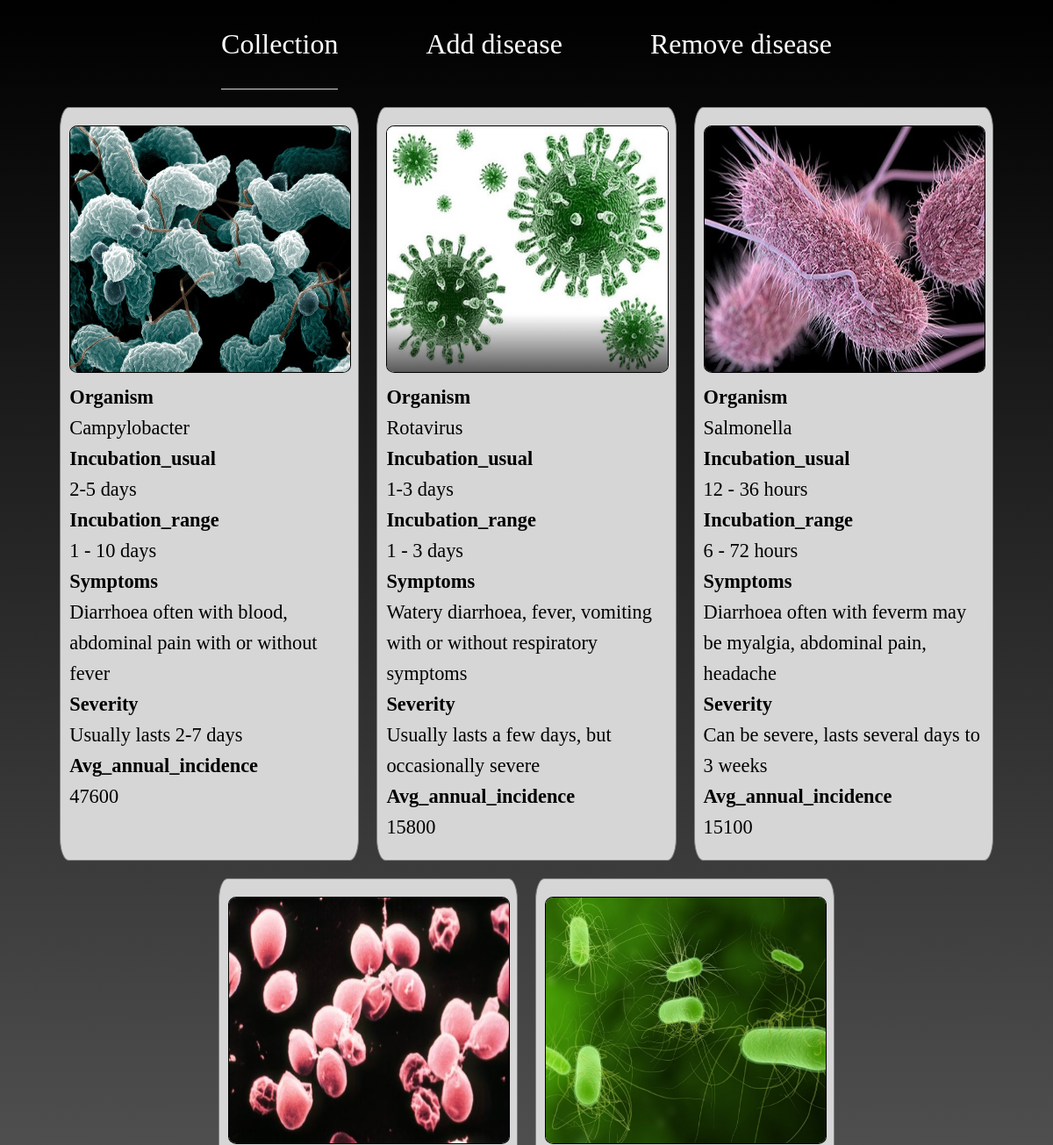
Before: / (upper part) with the older database file.
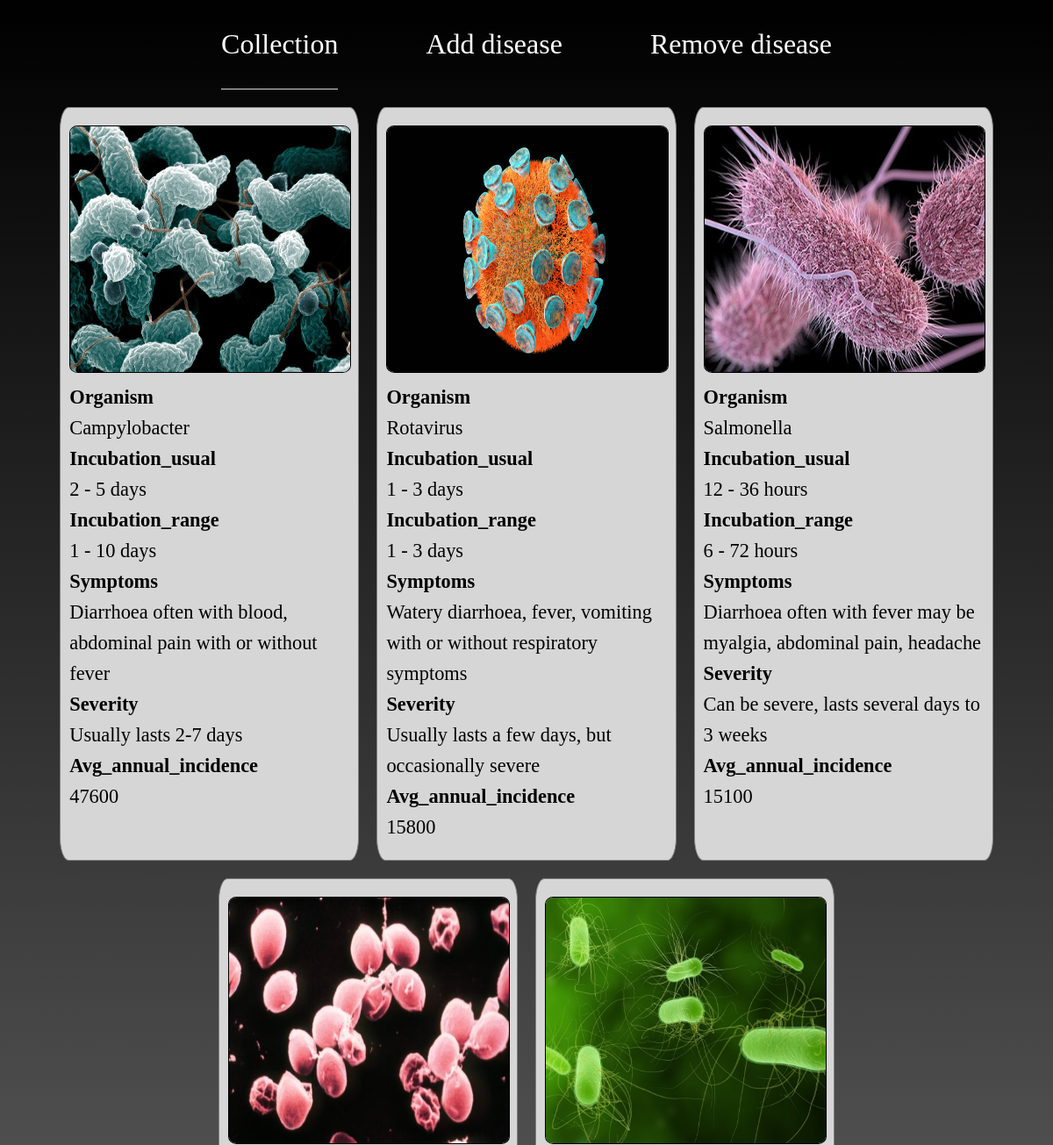
After: the same page with the newer database file.
### tables this page shows
CREATE TABLE `disease_table` (
  `id` int(11) unsigned NOT NULL AUTO_INCREMENT,
  `Organism` varchar(255) NOT NULL DEFAULT '',
  `Incubation_usual` varchar(255) DEFAULT NULL,
  `Incubation_range` varchar(255) DEFAULT NULL,
  `Symptoms` varchar(255) DEFAULT '',
  `Severity` varchar(255) DEFAULT '',
  `Avg_annual_incidence` int(11) DEFAULT NULL,
  `Img_location` varchar(100) DEFAULT NULL,
  `Deleted` tinyint(1) DEFAULT '0',
  PRIMARY KEY (`id`)
);

### functions.php (the view, shortened to what this page needs)
<?php
function retrieveData(PDO $db): array {
    $query = $db->query('SELECT `Organism`, `Incubation_usual`, `Incubation_range`, `Symptoms`, `Severity`, `Avg_annual_incidence`, `Img_location` FROM `disease_table` WHERE `Deleted` = 0');
    $output = $query->fetchAll();
    return $output;
}
function displayDisease(array $data): string {
    $htmlToOutput = '';
    foreach ($data as $row) {
        $htmlForRow = '<div><img src="' . $row['Img_location'] . '" alt=""></div>';
        unset($row['Img_location']);
        foreach ($row as $key => $value) {
            $htmlForRow =  $htmlForRow . '<strong>' . $key . '</strong><br>' . $value . '<br>' ;
        }
        $htmlForRow = '<div class="disease-item">' . $htmlForRow . '</div>' ;
        $htmlToOutput = $htmlToOutput . $htmlForRow;
    }
    return $htmlToOutput;
}

### index.php (shortened to what this page needs)
<?php
require_once('functions.php');
$db = establishDisease_dbConnection();
$allData = retrieveData($db);
?>
<!DOCTYPE html>
<html lang="en">
<head>
    <link rel="stylesheet" href="normalize.css" type="text/css">
    <link rel="stylesheet" href="styles.css" type="text/css">
</head>
<body>
    <div class="nav-panel">
        <nav>
            <div class="heading underline"><p>Collection</p></div>
            <div class="heading"><a href="add_item.php"><p>Add disease</p></a></div>
            <div class="heading"><a href="remove_item.php"><p>Remove disease</p></a></div>
        </nav>
    </div>
    <div class="container">
        <?php echo displayDisease($allData); ?>
    </div>
</body>
</html>

### styles.css (style rules this page uses)
body { background: linear-gradient(to top, #6e6e6e, #000000); font-family: "Apple SD Gothic Neo"; }
body p { color: white; font-size: 2rem; }
nav { display: flex; margin: 0 auto 10px auto; width: 70%; justify-content: center; }
nav p { padding-bottom: 0; }
nav .heading { margin: 0 50px; font-size: 2rem; }
.heading.underline { border-bottom: 1px solid #d6d6d6; }
.heading p { color: white; }
.heading a { text-decoration: none; }
.container { width: 95%; display: flex; flex-wrap: wrap; margin: 0 auto; justify-content: center; }
.disease-item { margin: 10px; padding: 20px 10px; font-size: 1.4rem; width: 28%; line-height: 35px; border: 1px solid #808080; border-radius: 3%; background-color: #d6d6d6; }
.disease-item img { width: 100%; height: 280px; border: 1px solid #000000; border-radius: 3%; }

Changed rows visible on the page:
changed disease_table: Organism "Campylobacter 2-5 days 1 - 10 days Diarrhoea often with blood, abdominal pain with or without fever Usually lasts 2-7 days 47600" → "Campylobacter 2 - 5 days 1 - 10 days Diarrhoea often with blood, abdominal pain with or without fever Usually lasts 2-7 days 47600"
changed disease_table: Img_location: a different picture; Organism "Rotavirus 1-3 days 1 - 3 days Watery diarrhoea, fever, vomiting with or without respiratory symptoms Usually lasts a few days, but occasionally severe 15800" → "Rotavirus 1 - 3 days 1 - 3 days Watery diarrhoea, fever, vomiting with or without respiratory symptoms Usually lasts a few days, but occasionally severe 15800"
changed disease_table: Organism "Salmonella 12 - 36 hours 6 - 72 hours Diarrhoea often with feverm may be myalgia, abdominal pain, headache Can be severe, lasts several days to 3 weeks 15100" → "Salmonella 12 - 36 hours 6 - 72 hours Diarrhoea often with fever may be myalgia, abdominal pain, headache Can be severe, lasts several days to 3 weeks 15100"
